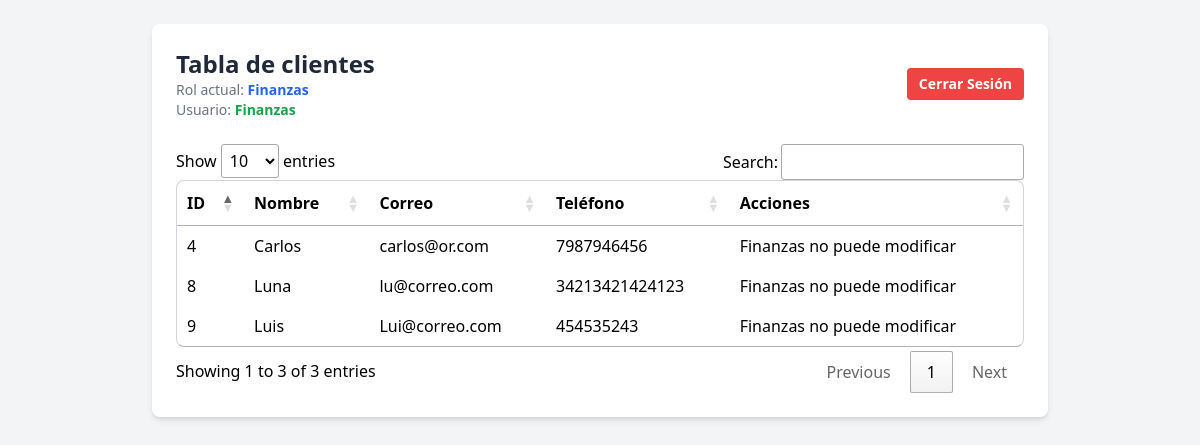
Page /inicio.php (signed in) on the committed database.
### tables this page shows
CREATE TABLE `clientes` (
  `id` int(11) NOT NULL,
  `nombre` varchar(100) NOT NULL,
  `correo` varchar(100) NOT NULL,
  `telefono` varchar(20) DEFAULT NULL,
  `fecha_registro` timestamp NULL DEFAULT current_timestamp()
);

### inicio.php (the view, shortened to what this page needs)
<?php
require 'db.php';
$nombreUsuario = $_SESSION['nombre'];
$rolUsuario = $_SESSION['rol'];
$stmt = $pdo->query("SELECT * FROM clientes ORDER BY fecha_registro DESC");
$clientes = $stmt->fetchAll(PDO::FETCH_ASSOC);
include 'recursos/header.php';
?>
<div class="max-w-4xl mx-auto bg-white shadow-md rounded-lg p-6">
    <div class="flex justify-between items-center mb-6">
        <div>
            <h2 class="text-2xl font-bold text-gray-800">Tabla de clientes</h2>
            <p class="text-sm text-gray-500">Rol actual: <span class="font-bold text-blue-600"><?php echo htmlspecialchars($rolUsuario); ?></span></p>
            <p class="text-sm text-gray-500">Usuario: <span class="font-bold text-green-600"><?php echo htmlspecialchars($nombreUsuario); ?></span></p>
        </div>
        <div class="flex items-center space-x-4">
            <a href="salir.php" class="bg-red-500 hover:bg-red-600 text-white text-sm font-semibold px-3 py-1.5 rounded transition">
                Cerrar Sesión
            </a>
        </div>
     </div>
     <div class="overflow-x-auto">
        <table id="TbClientes" class="auto min-w-full bg-white border border-gray-300 rounded-lg overflow-hidden">
            <thead>
                <tr>
                    <th>ID</th>
                    <th>Nombre</th>
                    <th>Correo</th>
                    <th>Teléfono</th>
                    <th>Acciones</th>
                </tr>
            </thead>
            <tbody>
                <?php foreach ($clientes as $cliente): ?>
                    <tr>
                        <td><?php echo htmlspecialchars($cliente['id']); ?></td>
                        <td><?php echo htmlspecialchars($cliente['nombre']); ?></td>
                        <td><?php echo htmlspecialchars($cliente['correo']); ?></td>
                        <td><?php echo htmlspecialchars($cliente['telefono']); ?></td>
                        <td>
                            <?php if ($rolUsuario === 'Admin' || $rolUsuario === 'Ventas'):?>
                            <a class="text-blue-600 hover:text-blue-800" href="edit-cliente.php?id=<?php echo $cliente['id']; ?>">Editar</a> |
                            <a class="text-red-600 hover:text-red-800" href="delete-cliente.php?id=<?php echo $cliente['id']; ?>" onclick="return confirm('Eliminar cliente?');">Eliminar</a>
                            <?php else:?>
                                Finanzas no puede modificar
                            <?php endif; ?>
                        </td>
                    </tr>
                <?php endforeach; ?>
            </tbody>
        </table>
     </div>
        </div>
    <?php include 'recursos/footer.php'; ?>

### rows in the picture
clientes: id "9", nombre "Luis", correo "Lui@correo.com", telefono "454535243"
clientes: id "8", nombre "Luna", correo "lu@correo.com", telefono "34213421424123"
clientes: id "4", nombre "Carlos", correo "carlos@or.com", telefono "7987946456"

### other values in the picture
$rolUsuario "Finanzas"
$nombreUsuario "Finanzas"
